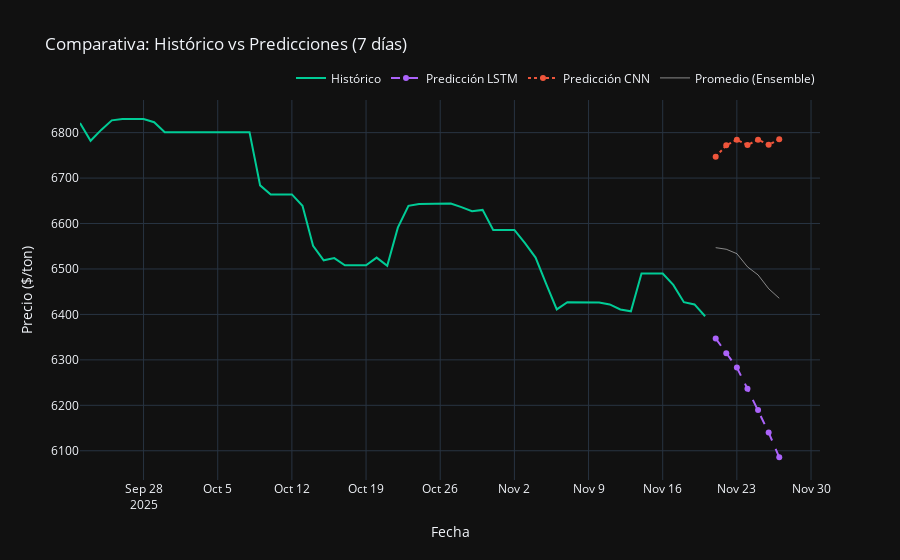

Notebook cell for this chart:
### Markdown cell above
## Visualización próximas

### Code cell
import plotly.graph_objects as go

# Crear la figura base
fig = go.Figure()

# --- 1. DATOS HISTÓRICOS ---
# Mostramos solo los últimos 60 días para que el gráfico no se vea muy alejado
# (Si quieres ver todo, quita el .iloc[-60:])
datos_recientes = df.iloc[-60:]
fechas_historia = datos_recientes["Date"] if "Date" in datos_recientes.columns else datos_recientes.index

fig.add_trace(go.Scatter(
    x=fechas_historia,
    y=datos_recientes["Price"],
    mode="lines",
    name="Histórico",
    line=dict(color="#00CC96", width=2) # Color Cian/Verde
))

# --- 2. PREDICCIÓN LSTM (Model 1) ---
fig.add_trace(go.Scatter(
    x=future_dates,
    y=future_real_1,  # Variable de predicción LSTM
    mode="lines+markers",
    name="Predicción LSTM",
    line=dict(color="#AB63FA", dash="dash") # Morado, línea discontinua
))

# --- 3. PREDICCIÓN CNN (Model 2) ---
fig.add_trace(go.Scatter(
    x=future_dates,
    y=future_real_2,  # Variable de predicción CNN
    mode="lines+markers",
    name="Predicción CNN",
    line=dict(color="#EF553B", dash="dot") # Rojo, línea de puntos
))

# --- 4. PROMEDIO (Opcional) ---
# A veces el promedio es la apuesta más segura
promedio = (future_real_1 + future_real_2) / 2
fig.add_trace(go.Scatter(
    x=future_dates,
    y=promedio,
    mode="lines",
    name="Promedio (Ensemble)",
    line=dict(color="white", width=1),
    opacity=0.5
))

# --- CONFIGURACIÓN DE ESTILO (Template Dark) ---
fig.update_layout(
    title="Comparativa: Histórico vs Predicciones (7 días)",
    xaxis_title="Fecha",
    yaxis_title="Precio ($/ton)",
    template="plotly_dark",      # El tema oscuro que pediste
    hovermode="x unified",       # Muestra todos los valores al pasar el mouse por una fecha
    legend=dict(
        orientation="h",         # Leyenda horizontal
        yanchor="bottom",
        y=1.02,
        xanchor="right",
        x=1
    )
)

fig.show()
